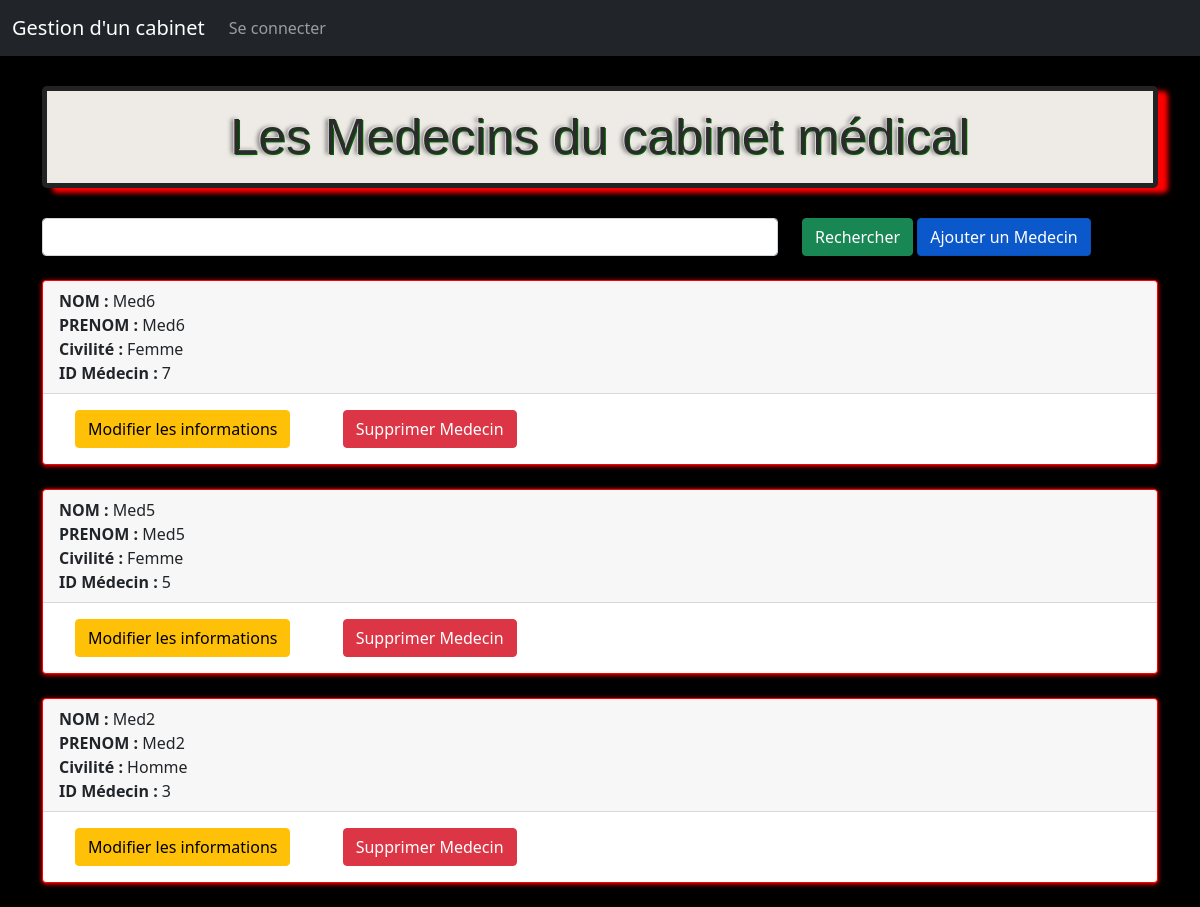
Page /afficherMedecin.php on the committed database.
### tables this page shows
CREATE TABLE IF NOT EXISTS `medecin` (
  `id_medecin` int(11) NOT NULL AUTO_INCREMENT,
  `nom` varchar(50) DEFAULT NULL,
  `prenom` varchar(50) DEFAULT NULL,
  `civilite` varchar(50) DEFAULT NULL,
  PRIMARY KEY (`id_medecin`)
);

### actions/medecin/afficherMedecinAction.php (called while the page is built, shortened)
<?php
require ('actions/database.php');
$afficherMedecin = $bdd->query('SELECT nom, prenom, civilite, id_medecin FROM medecin ORDER BY nom DESC');

### afficherMedecin.php (the view, shortened to what this page needs)
<?php
    require('actions/medecin/afficherMedecinAction.php');
?>
<!DOCTYPE html>
<html lang="fr">
<?php include 'inclure/head.php'; ?>
<body>
    <?php include 'inclure/navbar.php'?>
    <div class="container">
    <h1>Les Medecins du cabinet médical</h1>
        <form method="GET">
            <div class="form-group row">
                <div class="col-8">
                    <input type="search" name="recherche" class="form-control">
                </div>
                <div class="col-4">
                    <button class="btn btn-success" type="submit">Rechercher</button>
                    <a href ="ajouterMedecin.php" class="btn btn-primary active">Ajouter un Medecin</a>
                </div>
            </div>
        </form>
        <br>
        <?php
            while($Medecin = $afficherMedecin->fetch()){
                ?>
                <div class="card">
                    <div class="card-header">
                       <b>NOM : </b> <?= $Medecin['nom']; ?>
                        <br>
                        <b>PRENOM : </b> <?= $Medecin['prenom']; ?>
                        <br>
                        <b>Civilité :</b> <?= $Medecin['civilite']; ?>
                        <br>
                        <b>ID Médecin : </b> <?= $Medecin['id_medecin']; ?>
                    </div>
                    <div class="cart-footer">
                        <a href="modifier_medecin.php?id=<?= $Medecin['id_medecin']; ?>" class="btn btn-warning" id ="cent">Modifier les informations</a>
                        <a href="actions/medecin/supprimerMedecinAction.php?id=<?= $Medecin['id_medecin']; ?>" class="btn btn-danger" id ="cent">Supprimer Medecin</a>
                    </div>
                </div>
                <br>
                <?php
            }
        ?>
</div>
</body>
</html>

### style.css (style rules this page uses)
body { background-color: black; }
h1 { font-size: 50px; text-shadow: -1px -1px rgb(218, 216, 216), 1px 1px #060, -3px 0 4px rgb(124, 124, 124); font-family:Arial, Helvetica, sans-serif; color: rgb(42, 44, 42); padding:16px; font-weight:lighter; -moz-box-shadow: 4px 4px 6px #888; -webkit-box-shadow: 4px 4px 6px #888; box-shadow: 10px 5px 5px red; text-align:center; display:block; margin-bottom: 30px; margin-top: 30px; border-radius: 5px; border : 5px solid rgb(36, 35, 35); background-color: rgb(238, 234, 229); }
#cent { margin: 1em; margin-left: 2em; }
.card { border : 1px solid red; box-shadow: 0px 1px 5px red; }

### rows in the picture
medecin: nom "Med6", prenom "Med6", civilite "Femme", id_medecin "7"
medecin: nom "Med5", prenom "Med5", civilite "Femme", id_medecin "5"
medecin: nom "Med2", prenom "Med2", civilite "Homme", id_medecin "3"
